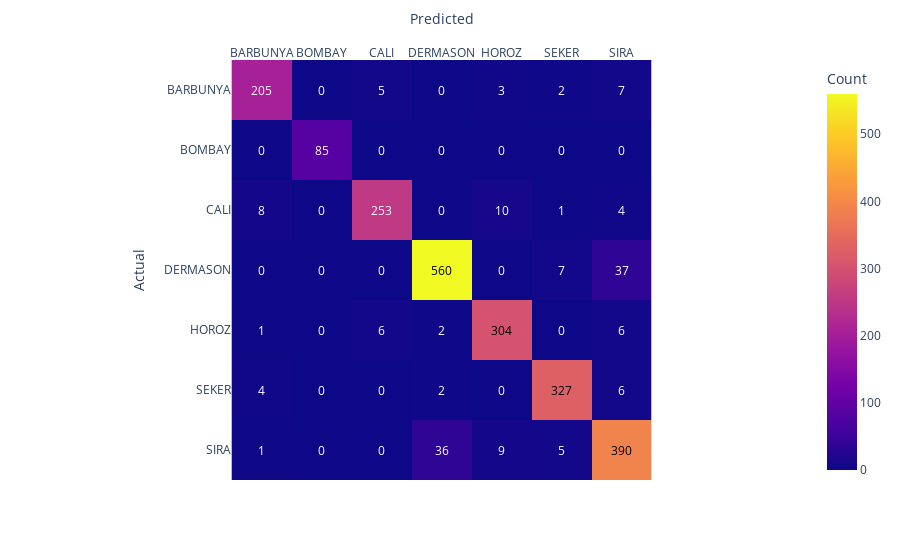

The notebook cell this image was saved under:
### Markdown cell above
### 6.1 Regresja logistyczna

### Code cell
dist = dict(C=[10 ** x for x in range(-4, 3)], penalty=['l2', 'l1'])
lr = LogisticRegression(max_iter=1000,solver='saga', multi_class='multinomial')
lr_best_params = train_evaluate_encoded2(lr, dist, X_train, y_encoded2, X_val, y_val_encoded2, cv=5)

### Figure 1 — Plotly figure (JSON) as saved in the notebook; plotly's stock layout.template omitted (floating-point values rounded to 4 significant figures)
{"data": [{"coloraxis": "coloraxis", "hovertemplate": "Predicted: %{x}<br>Actual: %{y}<br>Count: %{z}<extra></extra>", "name": "0", "type": "heatmap", "x": ["BARBUNYA", "BOMBAY", "CALI", "DERMASON", "HOROZ", "SEKER", "SIRA"], "xaxis": "x", "y": ["BARBUNYA", "BOMBAY", "CALI", "DERMASON", "HOROZ", "SEKER", "SIRA"], "yaxis": "y", "z": [[205, 0, 5, 0, 3, 2, 7], [0, 85, 0, 0, 0, 0, 0], [8, 0, 253, 0, 10, 1, 4], [0, 0, 0, 560, 0, 7, 37], [1, 0, 6, 2, 304, 0, 6], [4, 0, 0, 2, 0, 327, 6], [1, 0, 0, 36, 9, 5, 390]]}], "layout": {"annotations": [{"font": {"color": "white"}, "showarrow": false, "text": "205", "x": "BARBUNYA", "y": "BARBUNYA"}, {"font": {"color": "white"}, "showarrow": false, "text": "0", "x": "BOMBAY", "y": "BARBUNYA"}, {"font": {"color": "white"}, "showarrow": false, "text": "5", "x": "CALI", "y": "BARBUNYA"}, {"font": {"color": "white"}, "showarrow": false, "text": "0", "x": "DERMASON", "y": "BARBUNYA"}, {"font": {"color": "white"}, "showarrow": false, "text": "3", "x": "HOROZ", "y": "BARBUNYA"}, {"font": {"color": "white"}, "showarrow": false, "text": "2", "x": "SEKER", "y": "BARBUNYA"}, {"font": {"color": "white"}, "showarrow": false, "text": "7", "x": "SIRA", "y": "BARBUNYA"}, {"font": {"color": "white"}, "showarrow": false, "text": "0", "x": "BARBUNYA", "y": "BOMBAY"}, {"font": {"color": "white"}, "showarrow": false, "text": "85", "x": "BOMBAY", "y": "BOMBAY"}, {"font": {"color": "white"}, "showarrow": false, "text": "0", "x": "CALI", "y": "BOMBAY"}, {"font": {"color": "white"}, "showarrow": false, "text": "0", "x": "DERMASON", "y": "BOMBAY"}, {"font": {"color": "white"}, "showarrow": false, "text": "0", "x": "HOROZ", "y": "BOMBAY"}, {"font": {"color": "white"}, "showarrow": false, "text": "0", "x": "SEKER", "y": "BOMBAY"}, {"font": {"color": "white"}, "showarrow": false, "text": "0", "x": "SIRA", "y": "BOMBAY"}, {"font": {"color": "white"}, "showarrow": false, "text": "8", "x": "BARBUNYA", "y": "CALI"}, {"font": {"color": "white"}, "showarrow": false, "text": "0", "x": "BOMBAY", "y": "CALI"}, {"font": {"color": "white"}, "showarrow": false, "text": "253", "x": "CALI", "y": "CALI"}, {"font": {"color": "white"}, "showarrow": false, "text": "0", "x": "DERMASON", "y": "CALI"}, {"font": {"color": "white"}, "showarrow": false, "text": "10", "x": "HOROZ", "y": "CALI"}, {"font": {"color": "white"}, "showarrow": false, "text": "1", "x": "SEKER", "y": "CALI"}, {"font": {"color": "white"}, "showarrow": false, "text": "4", "x": "SIRA", "y": "CALI"}, {"font": {"color": "white"}, "showarrow": false, "text": "0", "x": "BARBUNYA", "y": "DERMASON"}, {"font": {"color": "white"}, "showarrow": false, "text": "0", "x": "BOMBAY", "y": "DERMASON"}, {"font": {"color": "white"}, "showarrow": false, "text": "0", "x": "CALI", "y": "DERMASON"}, {"font": {"color": "black"}, "showarrow": false, "text": "560", "x": "DERMASON", "y": "DERMASON"}, {"font": {"color": "white"}, "showarrow": false, "text": "0", "x": "HOROZ", "y": "DERMASON"}, {"font": {"color": "white"}, "showarrow": false, "text": "7", "x": "SEKER", "y": "DERMASON"}, {"font": {"color": "white"}, "showarrow": false, "text": "37", "x": "SIRA", "y": "DERMASON"}, {"font": {"color": "white"}, "showarrow": false, "text": "1", "x": "BARBUNYA", "y": "HOROZ"}, {"font": {"color": "white"}, "showarrow": false, "text": "0", "x": "BOMBAY", "y": "HOROZ"}, {"font": {"color": "white"}, "showarrow": false, "text": "6", "x": "CALI", "y": "HOROZ"}, {"font": {"color": "white"}, "showarrow": false, "text": "2", "x": "DERMASON", "y": "HOROZ"}, {"font": {"color": "black"}, "showarrow": false, "text": "304", "x": "HOROZ", "y": "HOROZ"}, {"font": {"color": "white"}, "showarrow": false, "text": "0", "x": "SEKER", "y": "HOROZ"}, {"font": {"color": "white"}, "showarrow": false, "text": "6", "x": "SIRA", "y": "HOROZ"}, {"font": {"color": "white"}, "showarrow": false, "text": "4", "x": "BARBUNYA", "y": "SEKER"}, {"font": {"color": "white"}, "showarrow": false, "text": "0", "x": "BOMBAY", "y": "SEKER"}, {"font": {"color": "white"}, "showarrow": false, "text": "0", "x": "CALI", "y": "SEKER"}, {"font": {"color": "white"}, "showarrow": false, "text": "2", "x": "DERMASON", "y": "SEKER"}, {"font": {"color": "white"}, "showarrow": false, "text": "0", "x": "HOROZ", "y": "SEKER"}, {"font": {"color": "black"}, "showarrow": false, "text": "327", "x": "SEKER", "y": "SEKER"}, {"font": {"color": "white"}, "showarrow": false, "text": "6", "x": "SIRA", "y": "SEKER"}, {"font": {"color": "white"}, "showarrow": false, "text": "1", "x": "BARBUNYA", "y": "SIRA"}, {"font": {"color": "white"}, "showarrow": false, "text": "0", "x": "BOMBAY", "y": "SIRA"}, {"font": {"color": "white"}, "showarrow": false, "text": "0", "x": "CALI", "y": "SIRA"}, {"font": {"color": "white"}, "showarrow": false, "text": "36", "x": "DERMASON", "y": "SIRA"}, {"font": {"color": "white"}, "showarrow": false, "text": "9", "x": "HOROZ", "y": "SIRA"}, {"font": {"color": "white"}, "showarrow": false, "text": "5", "x": "SEKER", "y": "SIRA"}, {"font": {"color": "black"}, "showarrow": false, "text": "390", "x": "SIRA", "y": "SIRA"}], "coloraxis": {"colorbar": {"title": {"text": "Count"}}, "colorscale": [[0, "#0d0887"], [0.1111, "#46039f"], [0.2222, "#7201a8"], [0.3333, "#9c179e"], [0.4444, "#bd3786"], [0.5556, "#d8576b"], [0.6667, "#ed7953"], [0.7778, "#fb9f3a"], [0.8889, "#fdca26"], [1, "#f0f921"]]}, "margin": {"t": 60}, "xaxis": {"anchor": "y", "constrain": "domain", "domain": [0, 1], "scaleanchor": "y", "side": "top", "title": {"text": "Predicted"}}, "yaxis": {"anchor": "x", "autorange": "reversed", "constrain": "domain", "domain": [0, 1], "title": {"text": "Actual"}}}}
